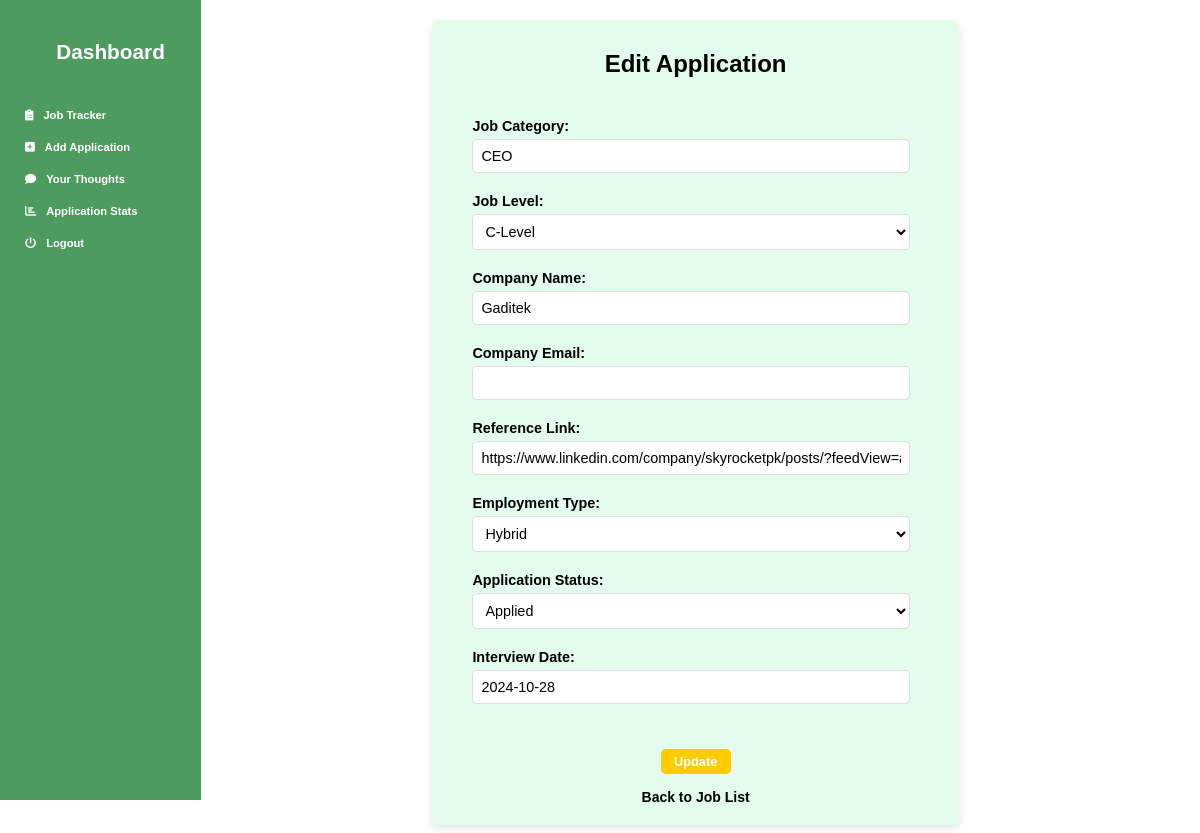
Page /jobs/update/31/ (signed in) on the earlier database version.
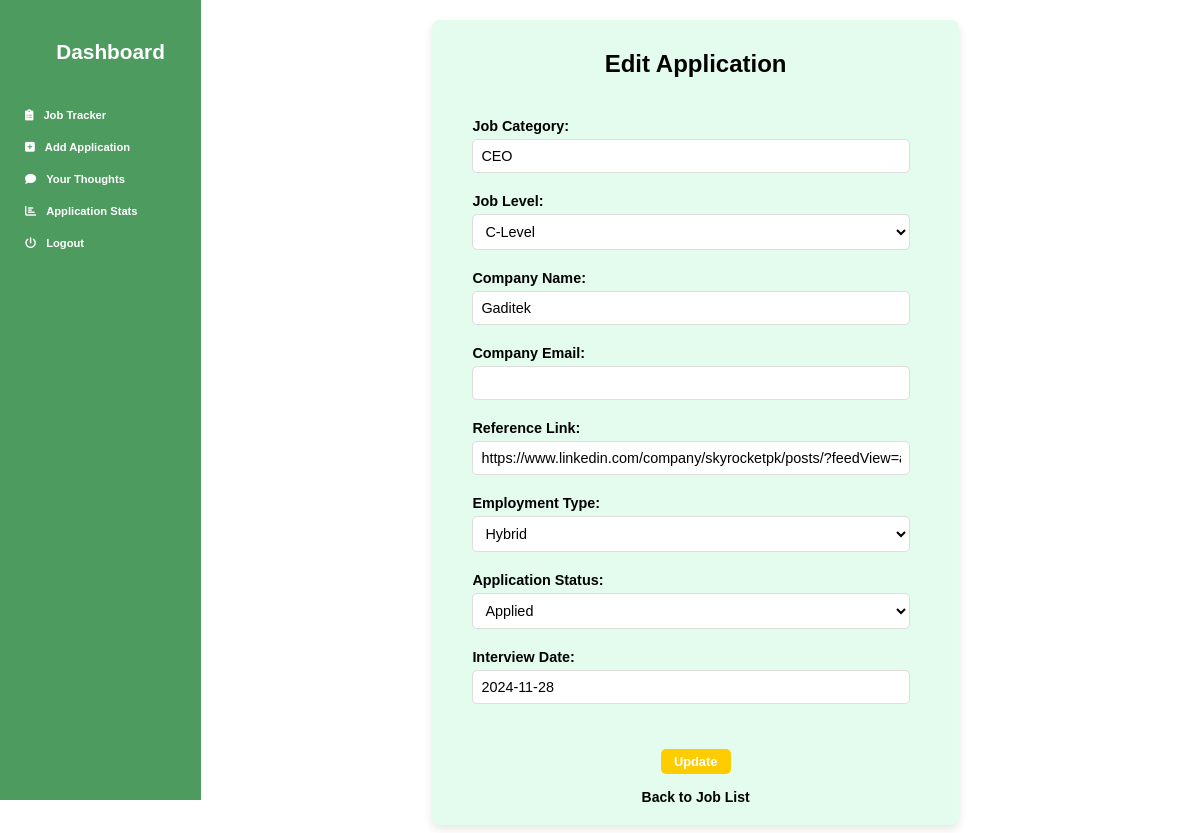
Same page on the later database version.
### tracker/models.py (models this page shows, shortened)
class Add_Job(models.Model):
    JOB_LEVEL_CHOICES = [
        ('intern', 'Intern'),
        ('junior', 'Junior'),
        ('mid', 'Mid-Level'),
        ('senior', 'Senior'),
        ('lead', 'Lead'),
        ('manager', 'Manager'),
        ('director', 'Director'),
        ('vp', 'Vice President'),
        ('c_level', 'C-Level'),
    ]
    EMPLOYMENT_TYPE_CHOICES = [
        ('full_time', 'Full-Time'),
        ('part_time', 'Part-Time'),
        ('contract', 'Contract'),
        ('temporary', 'Temporary'),
        ('internship', 'Internship'),
        ('freelance', 'Freelance'),
        ('remote', 'Remote'),
        ('hybrid', 'Hybrid'),
        ('apprenticeship', 'Apprenticeship'),
    ]
    APPLICATION_STATUS_CHOICES = [
        ('pending', 'Pending'),
        ('applied', 'Applied'),
        ('interview', 'Interview Scheduled'),
        ('selected', 'Selected'),
        ('rejected', 'Rejected'),
        ('offer_accepted', 'Offer Accepted'),
        ('offer_declined', 'Offer Declined'),
    ]
    user = models.ForeignKey(User, on_delete=models.CASCADE)
    job_category = models.CharField(max_length=100)
    job_level = models.CharField(max_length=100, choices=JOB_LEVEL_CHOICES)
    company_name = models.CharField(max_length=100)
    company_email = models.EmailField(max_length=150, null=True, blank=True)  # Company Email New Fielded Added
    reference_link = models.URLField(max_length=200)
    employment_type = models.CharField(max_length=100, choices=EMPLOYMENT_TYPE_CHOICES)
    application_status = models.CharField(max_length=20, choices=APPLICATION_STATUS_CHOICES, default='pending')  # Default status is pending
    interview_date = models.DateField(null=True, blank=True)  # Allows null values if no date is set

### tracker/views.py (the view)
# urls.py: path('jobs/update/<int:job_id>/', job_update, name='job_update'),
@login_required # (with Foreign Key new code)
def job_update(request, job_id):
    job = get_object_or_404(Add_Job, id=job_id, user=request.user)  # Ensure the job belongs to the current user
    if request.method == 'POST':
        form = JobForm(request.POST, instance=job)
        if form.is_valid():
            form.save()
            messages.success(request, 'Job updated successfully!')
            return redirect('job_list')
    else:
        form = JobForm(instance=job)
    return render(request, 'job_update.html', {'form': form, 'job': job})

### tracker/forms.py
class JobForm(forms.ModelForm):
    class Meta:
        model = Add_Job
        fields = ['job_category', 'job_level', 'company_name', 'company_email', 'reference_link', 'employment_type', 'application_status', 'interview_date']
        widgets = {
            'job_category': forms.TextInput({
                    'class': 'my-input',
                }),
            'job_level': forms.Select(attrs={
                'class': 'my-input',
            }),
            'company_name': forms.TextInput(attrs={
                'class': 'my-input',
            }),
            'company_email': forms.EmailInput(attrs={
                'class': 'my-input',
            }),
            'reference_link': forms.URLInput(attrs={
                'class': 'my-input',
            }),
            'employment_type': forms.Select(attrs={
                'class': 'my-input',
            }),
            'application_status': forms.Select(attrs={
                'class': 'my-input',
            }),
            'interview_date': forms.DateInput(attrs={
                'class': 'my-input',
            }),
        }

### templates/job_update.html (shortened to what this page needs)
{% load static %}
<!DOCTYPE html>
<html lang="en">
<head>
    <link rel="stylesheet" href="https://cdnjs.cloudflare.com/ajax/libs/font-awesome/6.0.0-beta3/css/all.min.css">
</head>
<body>
    <div class="sidebar" id="sidebar" style="padding-left: 20px; margin-right: 15px;">
        <h2>Dashboard</h2>
        <a href="{% url 'job_list' %}"> <i class="fas fa-clipboard-list" style="padding-right: 10px;"></i> Job Tracker</a>
        <a href="{% url 'job_create' %}"> <i class="fas fa-plus-square" style="padding-right: 10px;"></i> Add Application</a>
        <a href="{% url 'feedback' %}"> <i class="fas fa-comment" style="padding-right: 10px;"></i>Your Thoughts</a>
        <a href="{% url 'simple_analytics' %}"> <i class="fas fa-chart-bar" style="padding-right: 10px;"></i>Application Stats</a>
        <a href="{% url 'logout' %}"> <i class="fas fa-power-off" style="padding-right: 10px;"></i> Logout</a>
    </div>
    <div class="main-content">
        <form method="POST">
            <div class="form-container">
                <h1 style="text-decoration: none;">Edit Application</h1>
                <div class="form-group">
                    <label for="job_category">Job Category:</label>
                    {{ form.job_category }}
                </div>
                <div class="form-group" style="margin-bottom: 5px;">
                    <label for="job_level">Job Level:</label>
                    {{ form.job_level }}
                </div>
                <div class="form-group" style="margin-bottom: 5px;">
                    <label for="company_name" id="company_name">Company Name:</label>
                    {{ form.company_name }}
                </div>
                <div class="form-group" style="margin-bottom: 5px;">
                    <label for="company_email">Company Email:</label>
                    {{ form.company_email }}
                </div>
                <div class="form-group" style="margin-bottom: 5px;">
                    <label for="reference_link">Reference Link:</label>
                    {{ form.reference_link }}
                </div>
                <div class="form-group" style="margin-bottom: 5px;">
                    <label for="employment_type">Employment Type:</label>
                    {{ form.employment_type }}
                </div>
                <div class="form-group" style="margin-bottom: 5px;">
                    <label for="application_status">Application Status:</label>
                    {{ form.application_status }}
                </div>
                <div class="form-group" style="margin-bottom: 5px;">
                    <label for="interview_date">Interview Date:</label>
                    {{ form.interview_date }}
                </div>
                <div class="form-buttons" style="margin-top: 30px; display: flex; flex-direction: column; align-items: center;" >
                    <input type="submit" value="Update" class="btn" style="margin: 15px; padding: 5px 10px; color: #ffcc00;" >
                    <a href="{% url 'job_list' %}" class="btn_back-btn" style="text-decoration: none;  font-weight: bold !important; color: black;" >Back to Job List</a>
                </div>
            </div>
        </form>
    </div>
</body>
</html>

Differences in the rows shown:
changed Add_Job "CEO": interview_date "2024-10-28" → "2024-11-28"
